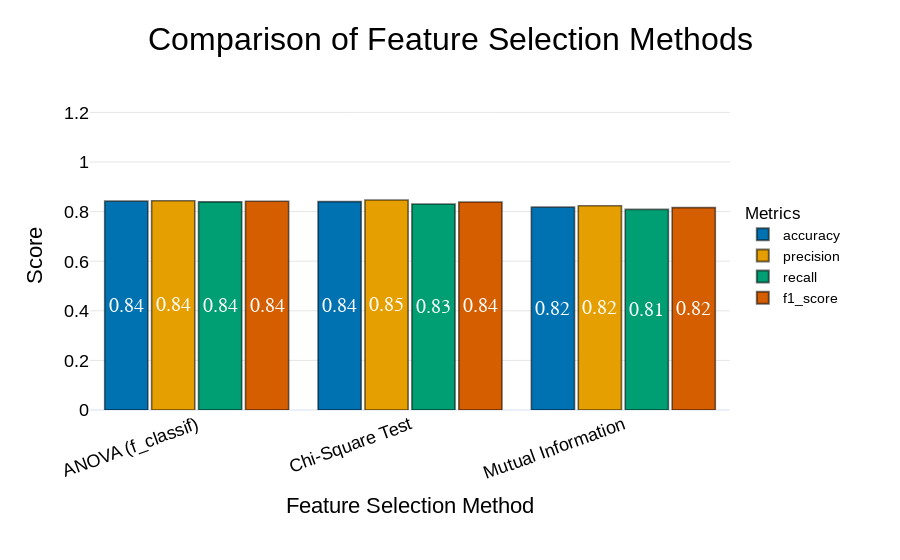

Notebook code for this chart:
### Code cell
# --- Final, high-quality grouped bar chart (right-center, compact legend, improved palette) ---
import pandas as pd
import plotly.express as px

# Data prep
metrics = ['accuracy', 'precision', 'recall', 'f1_score']
results_df = pd.DataFrame(results).T.reset_index().rename(columns={'index': 'Feature Selection Method'})
results_melted = results_df.melt(
    id_vars=['Feature Selection Method'],
    value_vars=metrics,
    var_name='Metric',
    value_name='Score'
)

# Order methods by mean performance (best → worst)
method_order = (
    results_melted.groupby('Feature Selection Method')['Score']
    .mean()
    .sort_values(ascending=False)
    .index.tolist()
)

# 🎨 Okabe–Ito Palette (color-blind–safe, high contrast)
palette = [
    "#0072B2",  # blue
    "#E69F00",  # orange
    "#009E73",  # green
    "#D55E00",  # vermillion
    "#CC79A7",  # reddish purple
    "#F0E442",  # yellow
    "#56B4E9",  # sky blue
    "#000000"   # black
]

# Figure
fig = px.bar(
    results_melted,
    x='Feature Selection Method',
    y='Score',
    color='Metric',
    category_orders={'Feature Selection Method': method_order, 'Metric': metrics},
    color_discrete_sequence=palette,
    barmode='group',
    text='Score',
    title='Comparison of Feature Selection Methods',
    labels={'Score': 'Performance Metric', 'Feature Selection Method': 'Method'},
    height=900,
    template='plotly_white'
)

# Bars + labels
fig.update_traces(
    texttemplate='%{text:.2f}',
    textposition='inside',
    textfont=dict(size=20, color="white", family="Times New Roman"),
    marker_line_width=1.6,
    marker_line_color='rgba(0,0,0,0.55)',
    insidetextanchor="middle",
    cliponaxis=False
)

# Layout & fonts (legend at right-center, compact, transparent)
fig.update_layout(
    title=dict(text='Comparison of Feature Selection Methods', x=0.5, xanchor='center', font=dict(size=32)),
    font=dict(size=18, family="Arial, Liberation Sans, DejaVu Sans, sans-serif", color="black"),
    legend_title_text="Metrics",
    legend=dict(
        orientation="v",
        yanchor="middle",  # vertical center
        y=0.5,
        xanchor="left",
        x=1.02,            # just outside the plotting area
        itemsizing="constant",
        itemwidth=30,
        bgcolor="rgba(0,0,0,0)",     # transparent legend box
        bordercolor="rgba(0,0,0,0)", # no border
        borderwidth=0,
        font=dict(size=14)
    ),
    xaxis_title="Feature Selection Method",
    yaxis_title="Score",
    bargap=0.12,
    bargroupgap=0.08,
    uniformtext_minsize=12,
    uniformtext_mode='show',
    margin=dict(l=90, r=170, t=100, b=150),
    paper_bgcolor='white',
    plot_bgcolor='white'
)

# Axes
fig.update_xaxes(tickangle=-20, automargin=True)
fig.update_yaxes(range=[0, 1.25], gridcolor='rgba(0,0,0,0.1)')

# Show plot
fig.show()

# --- High-quality exports (requires: pip install -U kaleido) ---
fig.write_image("Images/Comparison_of_Feature_Selection_Methods.svg", width=3000, height=1600, scale=1)   # vector
fig.write_image("Images/Comparison_of_Feature_Selection_Methods.png", width=4200, height=2200, scale=2)   # hi-res

### Figure 1 — Plotly figure (JSON) as saved in the notebook; plotly's stock layout.template omitted (floating-point values rounded to 4 significant figures)
{"data": [{"alignmentgroup": "True", "cliponaxis": false, "hovertemplate": "Metric=accuracy<br>Method=%{x}<br>Performance Metric=%{text}<extra></extra>", "insidetextanchor": "middle", "legendgroup": "accuracy", "marker": {"color": "#0072B2", "line": {"color": "rgba(0, 0, 0, 0.55)", "width": 1.6}, "pattern": {"shape": ""}}, "name": "accuracy", "offsetgroup": "accuracy", "orientation": "v", "showlegend": true, "text": [0.8421, 0.818, 0.8403], "textfont": {"color": "white", "family": "Times New Roman", "size": 20}, "textposition": "inside", "texttemplate": "%{text:.2f}", "type": "bar", "x": ["ANOVA (f_classif)", "Mutual Information", "Chi-Square Test"], "xaxis": "x", "y": [0.8421, 0.818, 0.8403], "yaxis": "y"}, {"alignmentgroup": "True", "cliponaxis": false, "hovertemplate": "Metric=precision<br>Method=%{x}<br>Performance Metric=%{text}<extra></extra>", "insidetextanchor": "middle", "legendgroup": "precision", "marker": {"color": "#E69F00", "line": {"color": "rgba(0, 0, 0, 0.55)", "width": 1.6}, "pattern": {"shape": ""}}, "name": "precision", "offsetgroup": "precision", "orientation": "v", "showlegend": true, "text": [0.8438, 0.8236, 0.847], "textfont": {"color": "white", "family": "Times New Roman", "size": 20}, "textposition": "inside", "texttemplate": "%{text:.2f}", "type": "bar", "x": ["ANOVA (f_classif)", "Mutual Information", "Chi-Square Test"], "xaxis": "x", "y": [0.8438, 0.8236, 0.847], "yaxis": "y"}, {"alignmentgroup": "True", "cliponaxis": false, "hovertemplate": "Metric=recall<br>Method=%{x}<br>Performance Metric=%{text}<extra></extra>", "insidetextanchor": "middle", "legendgroup": "recall", "marker": {"color": "#009E73", "line": {"color": "rgba(0, 0, 0, 0.55)", "width": 1.6}, "pattern": {"shape": ""}}, "name": "recall", "offsetgroup": "recall", "orientation": "v", "showlegend": true, "text": [0.8393, 0.8089, 0.8304], "textfont": {"color": "white", "family": "Times New Roman", "size": 20}, "textposition": "inside", "texttemplate": "%{text:.2f}", "type": "bar", "x": ["ANOVA (f_classif)", "Mutual Information", "Chi-Square Test"], "xaxis": "x", "y": [0.8393, 0.8089, 0.8304], "yaxis": "y"}, {"alignmentgroup": "True", "cliponaxis": false, "hovertemplate": "Metric=f1_score<br>Method=%{x}<br>Performance Metric=%{text}<extra></extra>", "insidetextanchor": "middle", "legendgroup": "f1_score", "marker": {"color": "#D55E00", "line": {"color": "rgba(0, 0, 0, 0.55)", "width": 1.6}, "pattern": {"shape": ""}}, "name": "f1_score", "offsetgroup": "f1_score", "orientation": "v", "showlegend": true, "text": [0.8415, 0.8162, 0.8386], "textfont": {"color": "white", "family": "Times New Roman", "size": 20}, "textposition": "inside", "texttemplate": "%{text:.2f}", "type": "bar", "x": ["ANOVA (f_classif)", "Mutual Information", "Chi-Square Test"], "xaxis": "x", "y": [0.8415, 0.8162, 0.8386], "yaxis": "y"}], "layout": {"autosize": true, "bargap": 0.12, "bargroupgap": 0.08, "barmode": "group", "font": {"color": "black", "family": "Arial, Liberation Sans, DejaVu Sans, sans-serif", "size": 18}, "legend": {"bgcolor": "rgba(0, 0, 0, 0)", "bordercolor": "rgba(0, 0, 0, 0)", "borderwidth": 0, "font": {"size": 14}, "itemsizing": "constant", "itemwidth": 30, "orientation": "v", "title": {"text": "Metrics"}, "tracegroupgap": 0, "x": 1.02, "xanchor": "left", "y": 0.5, "yanchor": "middle"}, "margin": {"b": 150, "l": 90, "r": 170, "t": 100}, "paper_bgcolor": "white", "plot_bgcolor": "white", "title": {"font": {"size": 32}, "text": "Comparison of Feature Selection Methods", "x": 0.5, "xanchor": "center"}, "uniformtext": {"minsize": 12, "mode": "show"}, "xaxis": {"anchor": "y", "automargin": true, "autorange": true, "categoryarray": ["ANOVA (f_classif)", "Chi-Square Test", "Mutual Information"], "categoryorder": "array", "domain": [0, 1], "range": [-0.5, 2.5], "tickangle": -20, "title": {"text": "Feature Selection Method"}, "type": "category"}, "yaxis": {"anchor": "x", "domain": [0, 1], "gridcolor": "rgba(0, 0, 0, 0.1)", "range": [0, 1.25], "title": {"text": "Score"}, "type": "linear"}}}
